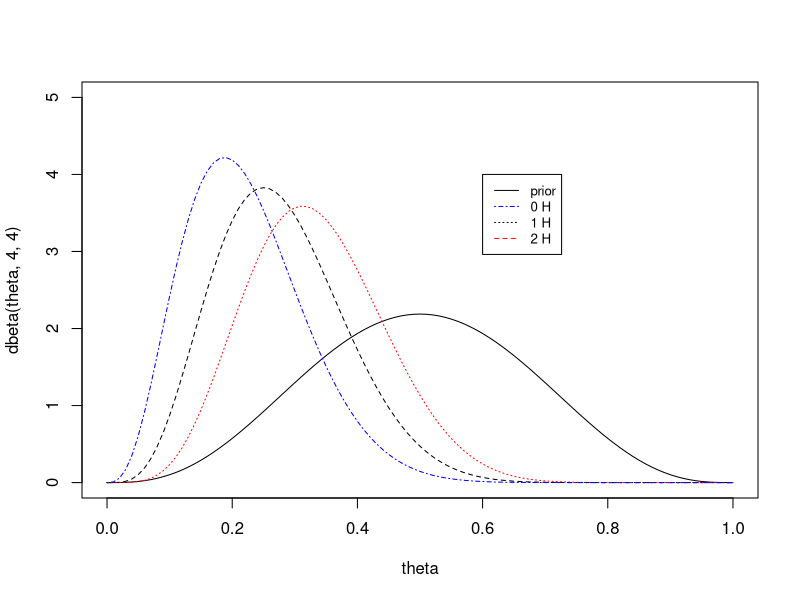
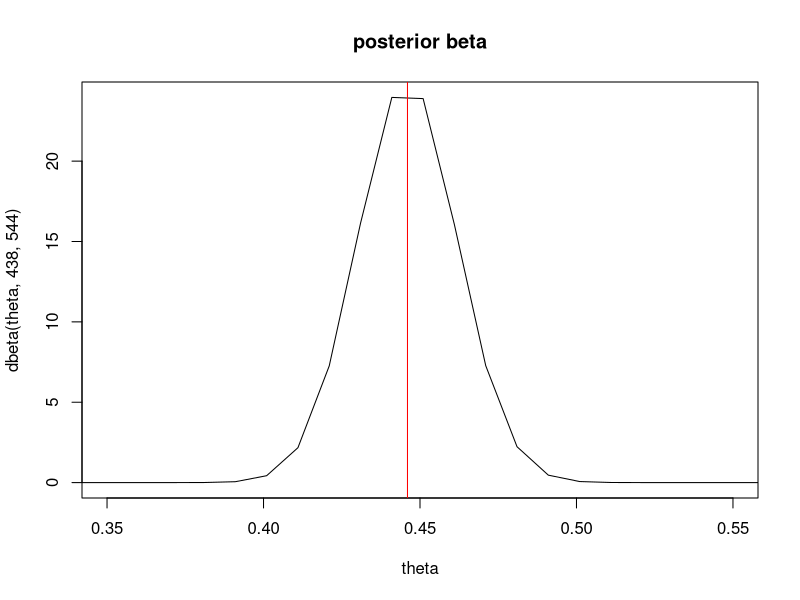
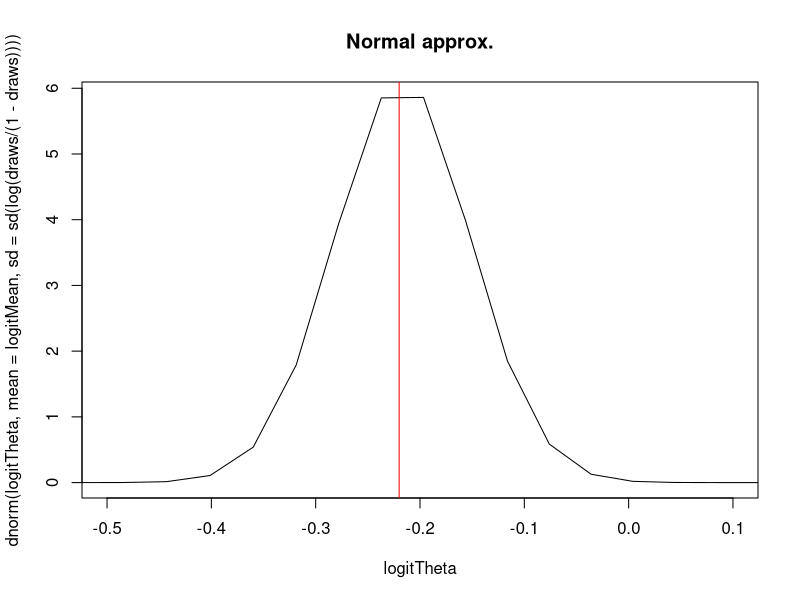
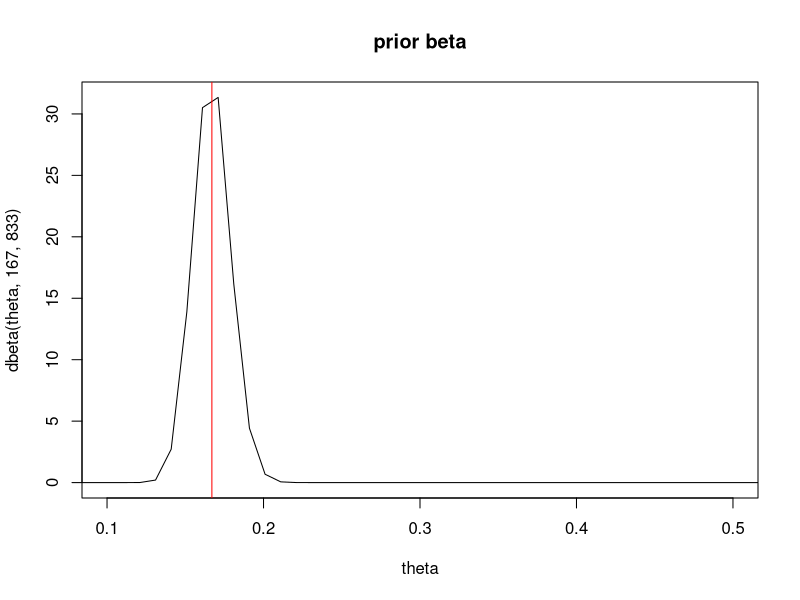
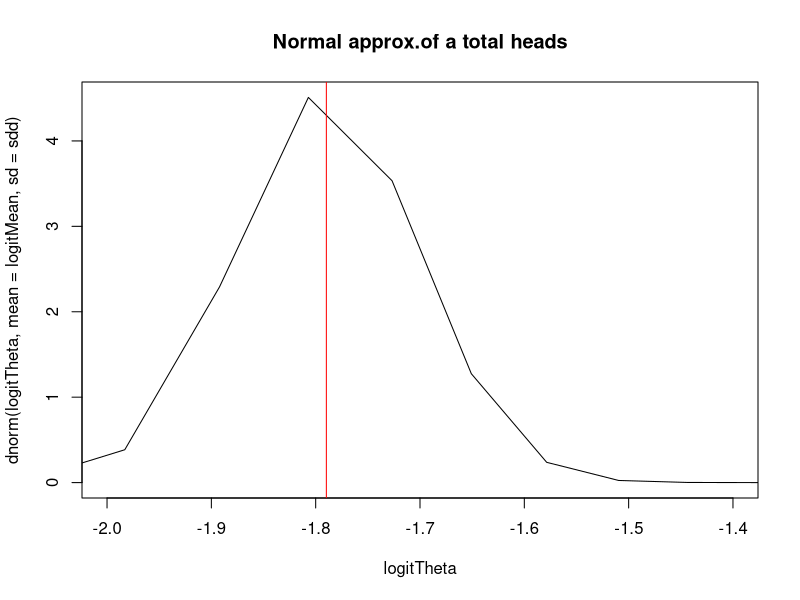

R code for these plots, in order:
## ---- chunk 1
 theta<-seq(from=0,to=1,by=0.01)

 plot(theta,dbeta(theta,4,4),type='l',ylim=c(0,5)) ## prior
 lines(theta,dbeta(theta,4+1,4+10-1),lty=2) ## 1 success
   lines(theta,dbeta(theta,4+2,4+10-2),lty=3,col='red') ## 2 succe
   lines(theta,dbeta(theta,4,4+10),lty=4,col='blue')  ## 0 successes
  legend(0.6, 4, 
         legend=c("prior", "0 H", "1 H", "2 H"),
       col=c("black","blue","black", "red"), lty=c(1,4,3,2), cex=0.8)
## ---- chunk 2
  theta<-seq(from=0.001,to=1,by=0.01)
  ## example births
   postMean <-function(alpha,beta,y,n){
     return( (alpha+y)/(alpha+beta+n))
   } 
   postVar<-function(alpha,beta,y,n){
     return( ((alpha+y)*(beta+n-y))/( (alpha+beta+n)^2*(alpha+beta+n+1)) )
   }
   sdnorm<-sqrt(postVar(438,544,0,0))
   logitMean<-log( postMean(438,544,0,0)/(1-postMean(438,544,0,0)))
   
  logitTheta<-log(theta/(1-theta))

  
    plot(theta,dbeta(theta,438,544),type='l',xlim=c(0.35,0.55),main="posterior beta") ## prior
    abline(v=0.446,col='red')
  draws<-rbeta(1000,438,544)
  plot(logitTheta,dnorm(logitTheta,mean =logitMean, sd=sd(log(draws/(1-draws))) ),type='l', xlim=c(-0.5,0.1),main="Normal approx.") ## prior
    abline(v=-0.22,col='red')

## ---- chunk 3
  ## based on normal approximation sketch the distribution of y
  ## for normal we use the logit transform
  ## n = 1,000
  ## first lets construct a beta distribution.
  ## let the prior be beta(4,4) or even beta(1,1)
    plot(theta,dbeta(theta,167,833),type='l',xlim=c(0.1,0.5),main="prior beta") ## prior
    abline(v=0.167,col='red') ## 
   #  qbeta(c(0.05,0.25,0.5,0.75,0.95),167,833)
    ## predictive on normal scale.
     draws<-rbeta(1000,167,833)
     logitMean<-log( 167/1000)
  sdd<-sd(log(draws/(1-draws)))

  plot(logitTheta,dnorm(logitTheta,mean =logitMean, sd=sdd ),type='l',main="Normal approx.of a total heads", xlim=c(-2,-1.4)) ## prior
    abline(v=logitMean,col='red')
    ### the number of heads.    
  #exp(logitMean)/(1+exp(logitMean))

 qx<-(qnorm(c(0.05,0.25,0.5,0.75,0.95),mean =logitMean, sd=sdd ))
 ## this is the probability of landing 6 for theta
 exp(qx)/(1+exp(qx))
## wald 95% prior interval
c( exp(logitMean-1.96*sdd)/(1+exp(logitMean-1.96*sdd)),exp(logitMean+1.96*sdd)/(1+exp(logitMean+1.96*sdd)))
